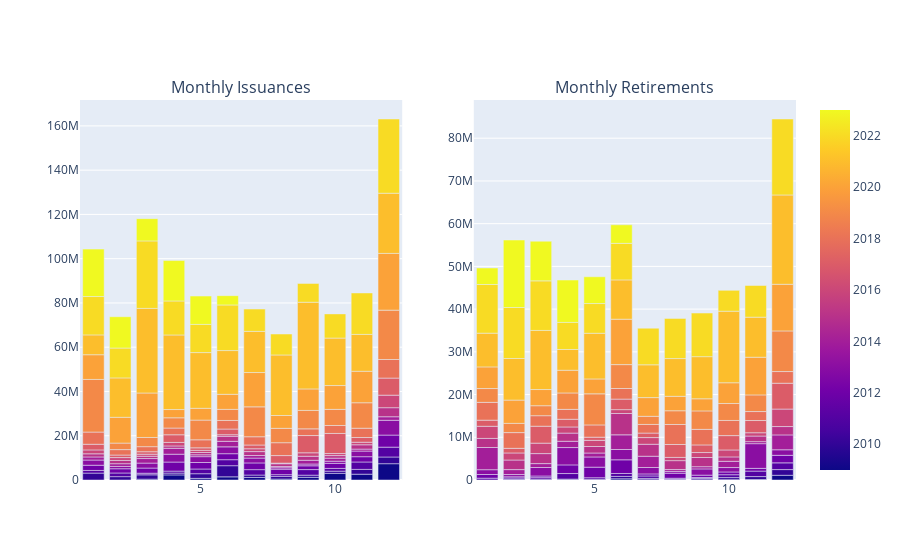

Notebook code for this chart:
### Code cell
fig = make_subplots(rows=1, cols=2, subplot_titles=("Monthly Issuances","Monthly Retirements"))
fig.add_trace(fig_iss.data[0], row=1, col=1)
fig.add_trace(fig_ret.data[0], row=1, col=2)
fig.show()

### Figure 1 — Plotly figure (JSON) as saved in the notebook; plotly's stock layout.template omitted (floating-point values rounded to 4 significant figures; data arrays with more than 128 entries replaced by an {"elided": "..."} marker saying what was removed)
{"data": [{"alignmentgroup": "True", "hovertemplate": "Month=%{x}<br>Quantity of Units Issued=%{y}<br>Year=%{marker.color}<extra></extra>", "legendgroup": "", "marker": {"color": {"elided": "172 int values"}, "coloraxis": "coloraxis", "pattern": {"shape": ""}}, "name": "", "offsetgroup": "", "orientation": "v", "showlegend": false, "textposition": "auto", "type": "bar", "x": {"elided": "172 int values"}, "xaxis": "x", "y": {"elided": "172 int values"}, "yaxis": "y"}, {"alignmentgroup": "True", "hovertemplate": "Month=%{x}<br>Quantity of Units=%{y}<br>Year=%{marker.color}<extra></extra>", "legendgroup": "", "marker": {"color": {"elided": "173 int values"}, "coloraxis": "coloraxis", "pattern": {"shape": ""}}, "name": "", "offsetgroup": "", "orientation": "v", "showlegend": false, "textposition": "auto", "type": "bar", "x": {"elided": "173 int values"}, "xaxis": "x2", "y": {"elided": "173 int values"}, "yaxis": "y2"}], "layout": {"annotations": [{"font": {"size": 16}, "showarrow": false, "text": "Monthly Issuances", "x": 0.225, "xanchor": "center", "xref": "paper", "y": 1, "yanchor": "bottom", "yref": "paper"}, {"font": {"size": 16}, "showarrow": false, "text": "Monthly Retirements", "x": 0.775, "xanchor": "center", "xref": "paper", "y": 1, "yanchor": "bottom", "yref": "paper"}], "xaxis": {"anchor": "y", "domain": [0, 0.45]}, "xaxis2": {"anchor": "y2", "domain": [0.55, 1]}, "yaxis": {"anchor": "x", "domain": [0, 1]}, "yaxis2": {"anchor": "x2", "domain": [0, 1]}}}
